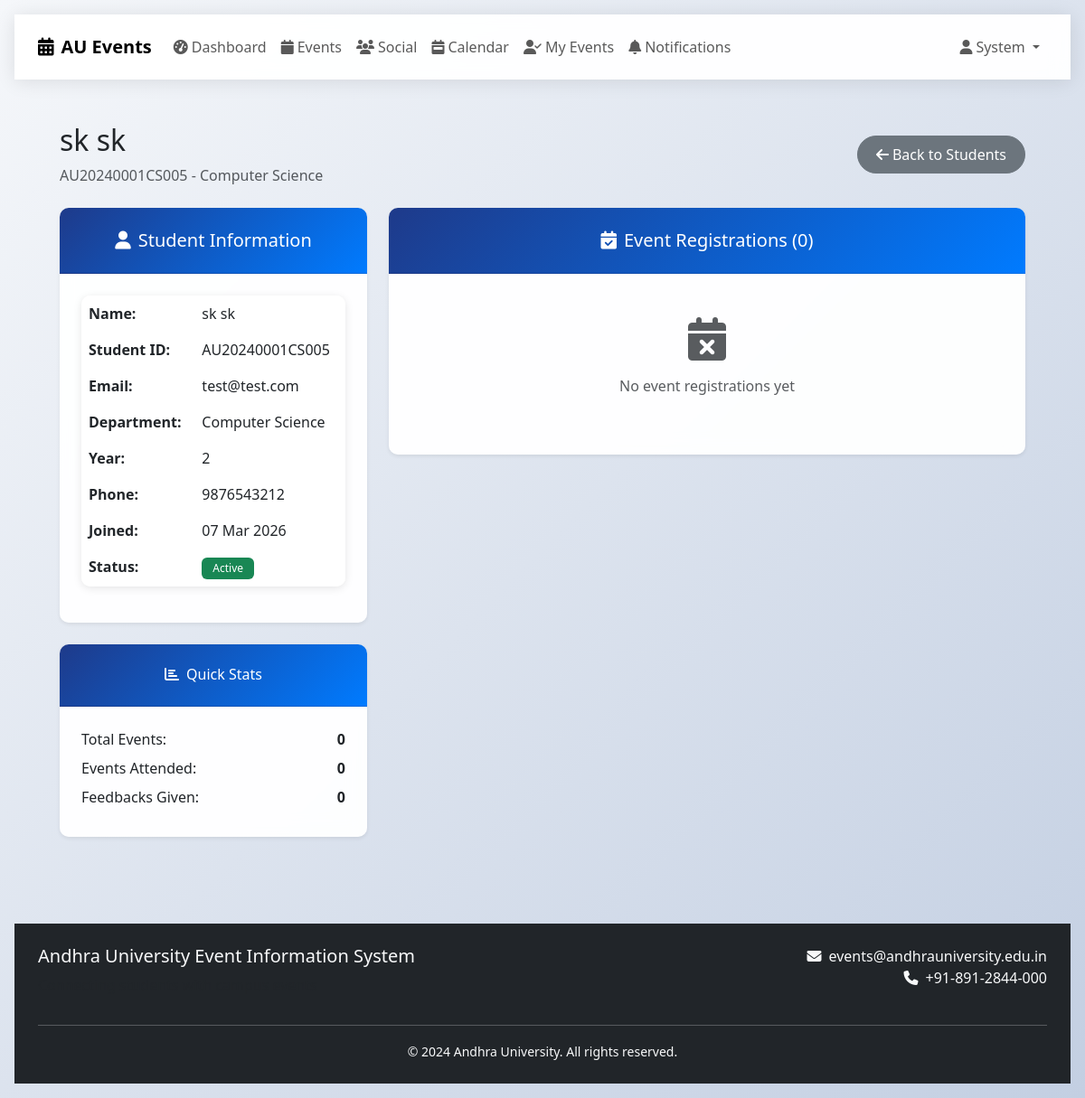
Screenshot of /admin/students/1 (signed in) with the database file from the repository.
### models/user.py (models this page shows, shortened)
class User(UserMixin, db.Model):
    __abstract__ = True
    id = db.Column(db.Integer, primary_key=True)
    email = db.Column(db.String(120), unique=True, nullable=False, index=True)
    password_hash = db.Column(db.String(255), nullable=False)
    created_at = db.Column(db.DateTime, default=datetime.utcnow)
    is_active = db.Column(db.Boolean, default=True)

class Admin(User):
    __tablename__ = 'admins'
    username = db.Column(db.String(50), unique=True, nullable=False)
    first_name = db.Column(db.String(50), nullable=False)
    last_name = db.Column(db.String(50), nullable=False)
    role = db.Column(db.String(20), default='admin')  # admin, super_admin
    department = db.Column(db.String(100))
    created_events = db.relationship('Event', backref='creator', lazy='dynamic')
    @property
    def unread_notifications_count(self):
        return 0

class Student(User):
    __tablename__ = 'students'
    student_id = db.Column(db.String(20), unique=True, nullable=False, index=True)
    first_name = db.Column(db.String(50), nullable=False)
    last_name = db.Column(db.String(50), nullable=False)
    department = db.Column(db.String(100), nullable=False, index=True)
    year = db.Column(db.Integer, nullable=False)
    phone_number = db.Column(db.String(15))
    event_registrations = db.relationship('EventRegistration', backref='student', lazy='dynamic', cascade='all, delete-orphan')
    feedbacks = db.relationship('EventFeedback', backref='student', lazy='dynamic', cascade='all, delete-orphan')
    notifications = db.relationship('Notification', backref='student', lazy='dynamic', cascade='all, delete-orphan')
    @property
    def full_name(self):
        return f"{self.first_name} {self.last_name}"

### routes/admin.py (the view)
@admin_bp.route('/students/<int:student_id>')
@login_required
@admin_required
def student_details(student_id):
    student = Student.query.get_or_404(student_id)
    registrations = db.session.query(
        EventRegistration, Event
    ).join(Event).filter(
        EventRegistration.student_id == student_id
    ).order_by(Event.date.desc()).all()
    feedbacks = student.feedbacks.order_by(EventFeedback.created_at.desc()).all()
    return render_template('admin/student_details.html',
                         student=student,
                         registrations=registrations,
                         feedbacks=feedbacks)

### templates/admin/student_details.html (shortened to what this page needs)
{% extends "base.html" %}
{% block content %}
<div class="container-fluid mt-4">
    <div class="row mb-4">
        <div class="col-12">
            <div class="d-flex justify-content-between align-items-center">
                <div>
                    <h2>{{ student.full_name }}</h2>
                    <p class="text-muted mb-0">{{ student.student_id }} - {{ student.department }}</p>
                </div>
                <a href="{{ url_for('admin.students') }}" class="btn btn-secondary">
                    <i class="fas fa-arrow-left me-1"></i>Back to Students
                </a>
            </div>
        </div>
    </div>
    <div class="row">
        <div class="col-lg-4">
            <div class="card shadow-sm mb-4">
                <div class="card-header">
                    <h5 class="mb-0">
                        <i class="fas fa-user me-2"></i>Student Information
                    </h5>
                </div>
                <div class="card-body">
                    <table class="table table-borderless">
                        <tr>
                            <td><strong>Name:</strong></td>
                            <td>{{ student.full_name }}</td>
                        </tr>
                        <tr>
                            <td><strong>Student ID:</strong></td>
                            <td>{{ student.student_id }}</td>
                        </tr>
                        <tr>
                            <td><strong>Email:</strong></td>
                            <td>{{ student.email }}</td>
                        </tr>
                        <tr>
                            <td><strong>Department:</strong></td>
                            <td>{{ student.department }}</td>
                        </tr>
                        <tr>
                            <td><strong>Year:</strong></td>
                            <td>{{ student.year }}</td>
                        </tr>
                        {% if student.phone_number %}
                        <tr>
                            <td><strong>Phone:</strong></td>
                            <td>{{ student.phone_number }}</td>
                        </tr>
                        {% endif %}
                        <tr>
                            <td><strong>Joined:</strong></td>
                            <td>{{ student.created_at.strftime('%d %b %Y') }}</td>
                        </tr>
                        <tr>
                            <td><strong>Status:</strong></td>
                            <td>
                                {% if student.is_active %}
                                    <span class="badge bg-success">Active</span>
                                {% else %}
                                    <span class="badge bg-danger">Inactive</span>
                                {% endif %}
                            </td>
                        </tr>
                    </table>
                </div>
            </div>
            <div class="card shadow-sm">
                <div class="card-header">
                    <h6 class="mb-0">
                        <i class="fas fa-chart-bar me-2"></i>Quick Stats
                    </h6>
                </div>
                <div class="card-body">
                    <div class="d-flex justify-content-between mb-2">
                        <span>Total Events:</span>
                        <strong>{{ registrations|length }}</strong>
                    </div>
                    <div class="d-flex justify-content-between mb-2">
                        <span>Events Attended:</span>
                        <strong>{{ registrations|selectattr('attendance_status')|list|length }}</strong>
                    </div>
                    <div class="d-flex justify-content-between mb-2">
                        <span>Feedbacks Given:</span>
                        <strong>{{ feedbacks|length }}</strong>
                    </div>
                </div>
            </div>
        </div>
        <div class="col-lg-8">
            <div class="card shadow-sm mb-4">
                <div class="card-header">
                    <h5 class="mb-0">
                        <i class="fas fa-calendar-check me-2"></i>Event Registrations ({{ registrations|length }})
                    </h5>
                </div>
                <div class="card-body">
                    {% if registrations %}
                        <div class="table-responsive">
                            <table class="table table-hover">
                                <thead class="table-light">
                                    <tr>
                                        <th>Event</th>
                                        <th>Date</th>
                                        <th>Registration Date</th>
                                        <th>Attendance</th>
                                        <th>Actions</th>
                                    </tr>
                                </thead>
                                <tbody>
                                    {% for registration in registrations %}
                                        <tr>
                                            <td>
                                                <strong>{{ registration.event.title }}</strong><br>
                                                <small class="text-muted">{{ registration.event.department }} - {{ registration.event.category }}</small>
                                            </td>
                                            <td>{{ registration.event.date.strftime('%d %b %Y') }}</td>
                                            <td>{{ registration.registration_date.strftime('%d %b %Y') }}</td>
                                            <td>
                                                {% if registration.attendance_status %}
                                                    <span class="badge bg-success">Present</span>
                                                {% else %}
                                                    <span class="badge bg-warning">Not Marked</span>
                                                {% endif %}
                                            </td>
                                            <td>
                                                <a href="{{ url_for('admin.event_details', event_id=registration.event.id) }}"
                                                   class="btn btn-sm btn-outline-primary">View Event</a>
                                            </td>
                                        </tr>
                                    {% endfor %}
                                </tbody>
                            </table>
                        </div>
                    {% else %}
                        <div class="text-center py-4">
                            <i class="fas fa-calendar-times text-muted fa-3x mb-3"></i>
                            <p class="text-muted">No event registrations yet</p>
                        </div>
                    {% endif %}
                </div>
            </div>
        </div>
    </div>
</div>
{% endblock %}

### templates/base.html (shortened to what this page needs)
<!DOCTYPE html>
<html lang="en">
<head>
    <link href="https://cdn.jsdelivr.net/npm/bootstrap@5.3.0/dist/css/bootstrap.min.css" rel="stylesheet">
    <link href="https://cdnjs.cloudflare.com/ajax/libs/font-awesome/6.4.0/css/all.min.css" rel="stylesheet">
    <link href="{{ url_for('static', filename='css/mobile-first.css') }}" rel="stylesheet">
    <link href="{{ url_for('static', filename='css/style.css') }}" rel="stylesheet">
</head>
<body class="app-container">
    <nav class="navbar navbar-expand-lg sticky-top">
        <div class="container">
            <a class="navbar-brand" href="{{ url_for('main.index') }}">
                <i class="fas fa-calendar-alt me-2"></i>AU Events
            </a>
            <div class="collapse navbar-collapse" id="navbarNav">
                <ul class="navbar-nav me-auto">
                    {% if current_user.is_authenticated %}
                        <li class="nav-item">
                            <a class="nav-link" href="{{ url_for('main.dashboard') }}">
                                <i class="fas fa-tachometer-alt me-1"></i>Dashboard
                            </a>
                        </li>
                        <li class="nav-item">
                            <a class="nav-link" href="{{ url_for('main.events') }}">
                                <i class="fas fa-calendar me-1"></i>Events
                            </a>
                        </li>
                        <li class="nav-item">
                            <a class="nav-link" href="{{ url_for('social.social_feed') }}">
                                <i class="fas fa-users me-1"></i>Social
                            </a>
                        </li>
                        <li class="nav-item">
                            <a class="nav-link" href="{{ url_for('main.calendar_view') }}">
                                <i class="fas fa-calendar-week me-1"></i>Calendar
                            </a>
                        </li>
                        {% if current_user.is_authenticated and not current_user.is_admin %}
                        <li class="nav-item">
                            <a class="nav-link" href="{{ url_for('main.my_events') }}">
                                <i class="fas fa-user-check me-1"></i>My Events
                            </a>
                        </li>
                        <li class="nav-item position-relative">
                            <a class="nav-link" href="{{ url_for('main.notifications') }}">
                                <i class="fas fa-bell me-1"></i>Notifications
                            </a>
                        </li>
                        {% endif %}
                    {% endif %}
                </ul>
                <ul class="navbar-nav">
                    {% if current_user.is_authenticated %}
                        <li class="nav-item dropdown">
                            <a class="nav-link dropdown-toggle" href="#" role="button" data-bs-toggle="dropdown">
                                <i class="fas fa-user me-1"></i>{{ current_user.first_name }}
                            </a>
                        </li>
                    {% endif %}
                </ul>
            </div>
        </div>
    </nav>
    <main class="mobile-container fade-in">
        {% block content %}{% endblock %}
    </main>
    <footer class="bg-dark text-light py-4 mt-5">
        <div class="container">
            <div class="row">
                <div class="col-md-6">
                    <h5>Andhra University Event Information System</h5>
                    <p class="text-muted">Connecting students with campus events</p>
                </div>
                <div class="col-md-6 text-md-end">
                    <p class="mb-0">
                        <i class="fas fa-envelope me-2"></i>events@andhrauniversity.edu.in<br>
                        <i class="fas fa-phone me-2"></i>+91-891-2844-000
                    </p>
                </div>
            </div>
            <hr class="bg-secondary">
            <div class="text-center">
                <small>&copy; 2024 Andhra University. All rights reserved.</small>
            </div>
        </div>
    </footer>
</body>
</html>

### rows the page displays
Admin: first_name "System"
Student: full_name "sk sk", student_id "AU20240001CS005", department "Computer Science", email "test@test.com", year "2", phone_number "9876543212", created_at "07 Mar 2026"

### other values shown
{{ registrations|length }} "0"
{{ registrations|selectattr('attendance_status')|list|length }} "0"
{{ feedbacks|length }} "0"
